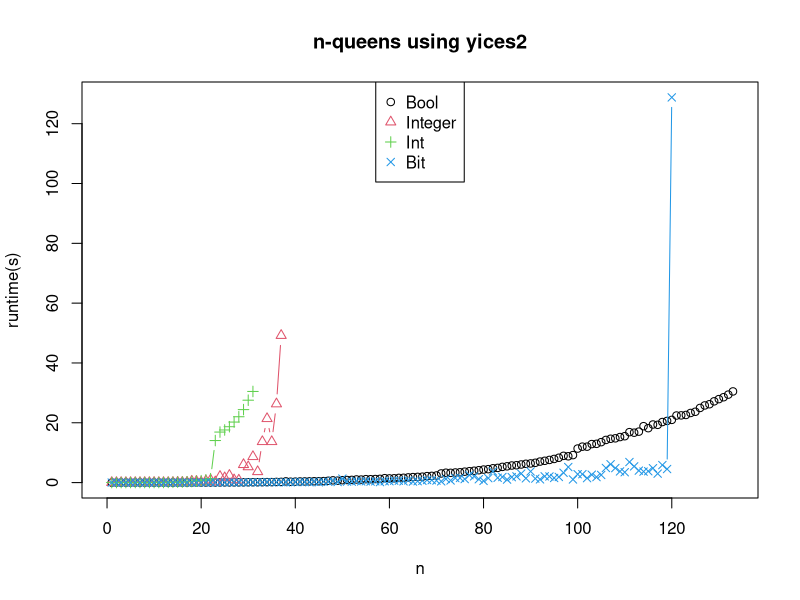

Here is the R script that generated this plot:

pdf(file="y2.pdf")
y2data <- read.table("y2.data", header=TRUE);

cfgs = c("Bool", "Integer", "Int", "Bit")

plot(c(),
     xlim=c(0,length(row.names(y2data))), ylim=c(0,max(y2data, na.rm=TRUE)),
     xlab="n", ylab="runtime(s)", main="n-queens using yices2")

for (i in 1:length(cfgs)) {
    points(y2data[cfgs[i]], pch=i, col=i, type="b")
}

legend("top", cfgs, pch=1:length(cfgs), col=1:length(cfgs))

